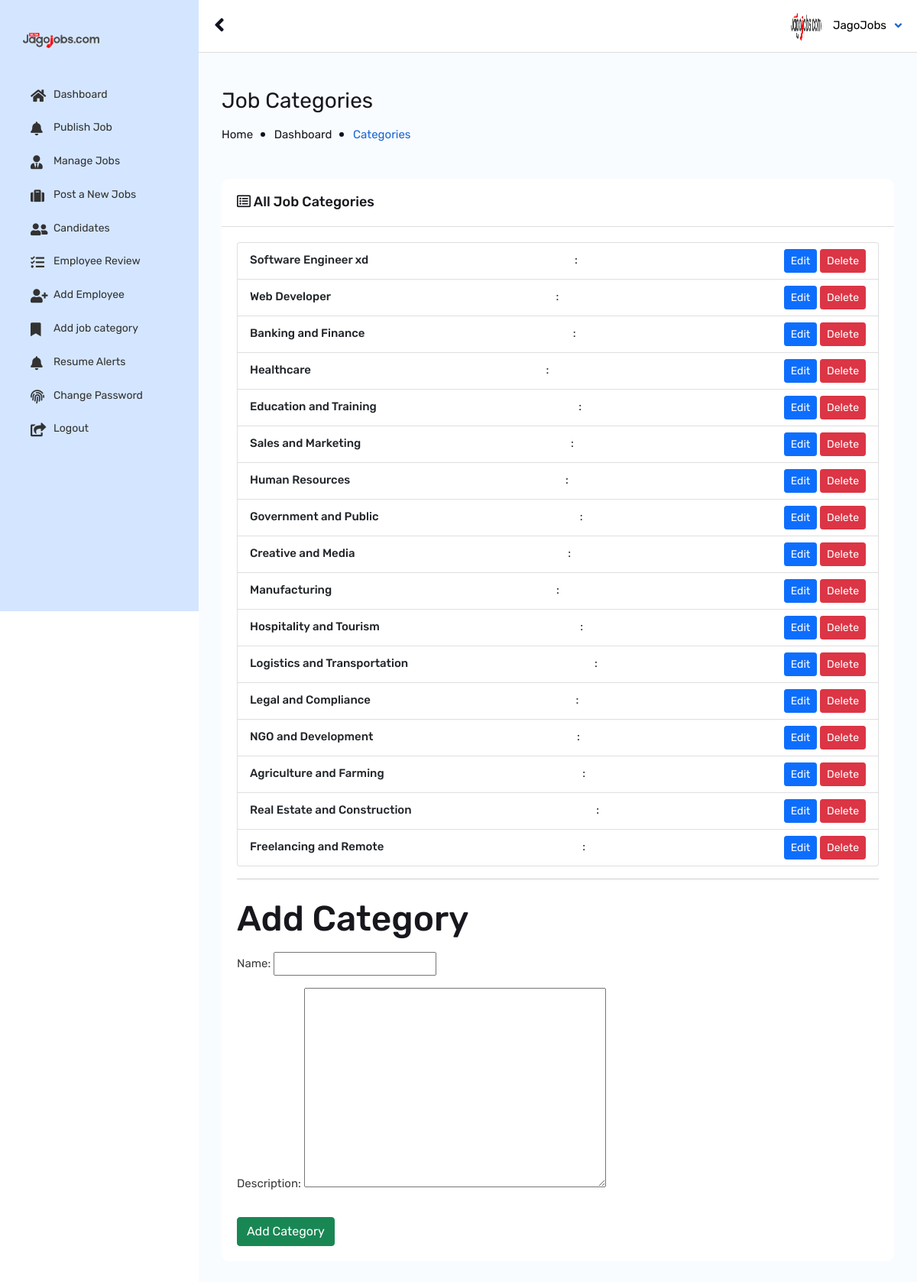
The page /jagohub-secure-panel24/root/categories/ (signed in) on the database its author committed.
### jobboard/models.py (models this page shows, shortened)
class JobCategory(models.Model):
    name = models.CharField(max_length=255, unique=True)
    description = models.TextField(blank=True, null=True)

### AdminPro/views.py (the view, shortened to what this page needs)
# urls.py: path('categories/', category_page, name='category_page'),
@login_required
@user_passes_test(is_superuser)
def category_page(request):
    categories = JobCategory.objects.all()
    form = JobCategoryForm()
    edit_category = None
    if 'category_id' in request.GET:
        category_id = request.GET.get('category_id')
        edit_category = get_object_or_404(JobCategory, id=category_id)
        form = JobCategoryForm(instance=edit_category)
    return render(request, 'panel/category_page.html', {
        'categories': categories,
        'form': form,
        'edit_category': edit_category
    })

### AdminPro/forms.py
class JobCategoryForm(forms.ModelForm):
    class Meta:
        model = JobCategory
        fields = ['name', 'description']

### AdminPro/views.py (called while the page is built)
def is_superuser(user):
    return user.is_authenticated and user.is_staff and user.is_superuser

### accounts/context_processors.py (called while the page is built)
def user_role(request):
    if request.user.is_authenticated:
        return {'user_role': request.user.role}
    return {}

### AdminPro/templates/panel/category_page.html (shortened to what this page needs)
{% extends 'panel.html' %}
{% load static %}
{% block body %}
{% if user.is_authenticated and user.is_staff and user.is_superuser %}
<div id="content">
    <div class="content-admin-main">
        <div class="wt-admin-right-page-header clearfix">
            <h2>Job Categories</h2>
            <div class="breadcrumbs">
                <a href="{% url 'home' %}">Home</a>
                <a href="{% url 'superuser_dashboard' %}">Dashboard</a>
                <span>Categories</span>
            </div>
        </div>
        <div class="twm-pro-view-chart-wrap">
            <div class="col-lg-12 col-md-12 mb-4">
                <div class="panel panel-default site-bg-white m-t30">
                    <div class="panel-heading wt-panel-heading p-a20">
                        <h4 class="panel-title m-a0">
                            <i class="far fa-list-alt"></i> All Job Categories
                        </h4>
                    </div>
                    <div class="panel-body wt-panel-body">
                        <div class="twm-D_table p-a20 table-responsive">
                            <ul class="list-group">
                                {% for category in categories %}
                                    <li class="list-group-item d-flex justify-content-between align-items-center">
                                        <strong>{{ category.name }}</strong>: {{ category.description }}
                                        <div>
                                            <button class="btn btn-sm btn-primary" onclick="editCategory({{ category.id }}, '{{ category.name }}', '{{ category.description }}')">Edit</button>
                                            <form method="post" style="display:inline;">
                                                <button type="submit" name="delete_category" class="btn btn-sm btn-danger">Delete</button>
                                            </form>
                                        </div>
                                    </li>
                                {% empty %}
                                    <li class="list-group-item">No categories available.</li>
                                {% endfor %}
                            </ul>
                            <hr>
                            <h2 class="mt-4">{% if edit_category %}Edit{% else %}Add{% endif %} Category</h2>
                            <form method="post" class="mt-3">
                                <div class="form-group">
                                    {{ form.as_p }}
                                </div>
                                <button type="submit" name="{% if edit_category %}edit_category{% else %}add_category{% endif %}" class="btn btn-success">
                                    {% if edit_category %}Update{% else %}Add{% endif %} Category
                                </button>
                            </form>
                        </div>
                    </div>
                </div>
            </div>
        </div>
    </div>
</div>
{% else %}
<script>
    alert("Access Denied! You are not authorized to view this page.");
    window.location.href = "/";
</script>
{% endif %}
{% endblock %}

### rows shown on the page
JobCategory: name "Software Engineer xd"
JobCategory: name "Web Developer"
JobCategory: name "Banking and Finance"
JobCategory: name "Healthcare"
JobCategory: name "Education and Training"
JobCategory: name "Sales and Marketing"
JobCategory: name "Human Resources"
JobCategory: name "Government and Public"
JobCategory: name "Creative and Media"
JobCategory: name "Manufacturing"
JobCategory: name "Hospitality and Tourism"
JobCategory: name "Logistics and Transportation"
JobCategory: name "Legal and Compliance"
JobCategory: name "NGO and Development"
JobCategory: name "Agriculture and Farming"
JobCategory: name "Real Estate and Construction"
JobCategory: name "Freelancing and Remote"
